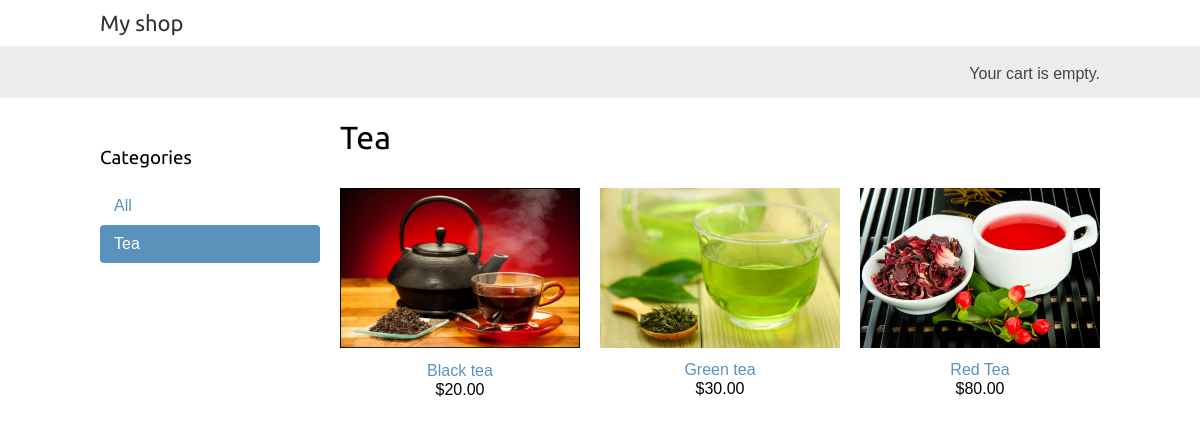
Page /tea/ on the committed database.
### shop/models.py (models this page shows, shortened)
class Category(models.Model):
    name = models.CharField(max_length=200)
    slug = models.SlugField(max_length=200)
    class Meta:
        ordering = ['name']
        indexes = [
            models.Index(fields=['name']),
        ]
        verbose_name = 'category'
        verbose_name_plural = 'categories'
    def get_absolute_url(self):
        return reverse('shop:product_list_by_category',
                        args = [self.slug])

class  Product(models.Model):
    category = models.ForeignKey(Category,
                              related_name='products',
                              on_delete=models.CASCADE)
    name = models.CharField(max_length=200)
    slug = models.SlugField(max_length=200)
    image = models.ImageField(upload_to = 'products/%Y/%m/%d',
                              blank=True)
    description = models.TextField(blank=True)
    price = models.DecimalField(max_digits=10,
                                decimal_places=2)
    available = models.BooleanField(default=True)
    created = models.DateTimeField(auto_now_add=True)
    updated = models.DateTimeField(auto_now=True)
    class Meta:
        ordering = ['name']
        indexes = [
            models.Index(fields=['id','slug']),
            models.Index(fields=['name']),
            models.Index(fields=['-created']),
        ]
    def get_absolute_url(self):
        return reverse('shop:product_detail', args=[self.id, self.slug])

### shop/views.py (the view)
# urls.py: path('', views.product_list, name='product_list'),
def product_list(request, category_slug=None):
    category = None
    categories = Category.objects.all()
    products = Product.objects.filter(available=True)
    if category_slug:
        category = get_object_or_404(Category,
                                     slug = category_slug)
        products = products.filter(category=category)
    return render(request, 'shop/product/list.html',
                  {'category':category,
                   'categories':categories,
                    'products':products})

### cart/cart.py (called while the page is built)
    def __len__(self):
        return sum(item['quantity'] for item in self.cart.values())

### cart/context_processors.py (called while the page is built)
def cart(request):
    return {'cart':Cart(request)}

### shop/templates/shop/product/list.html (shortened to what this page needs)
{% extends "shop/base.html" %}
{% load static %}
{% block content %}
    <div id="sidebar">
        <h3>Categories</h3>
        <ul>
            <li {% if not category %}class="selected"{% endif %}>
                <a href="{% url "shop:product_list"%}">All</a>
            </li>
            {% for c in categories %}
                <li {% if category.slug == c.slug %} class="selected"
            {% endif %}>
                <a href="{{ c.get_absolute_url }}">{{ c.name }} </a>
                </li>
            {% endfor %}
        </ul>
    </div>
    <div id="main" class="product-list">
        <h1>{% if category %}{{ category.name }}{% else %} Products
            {% endif %}</h1>
            {% for product in products %}
            <div class="item">
                <a href="{{ product.get_absolute_url }}">
    <img src="{% if product.image %}{{ product.image.url }}{% else %} {% static "img/no_image.png" %}{% endif %}">
                </a>
                <a href="{{ product.get_absolute_url }}">{{product.name}}</a>
                <br>
                ${{ product.price }}
            </div>
            {% endfor %}
    </div>
{% endblock %}

### shop/static/css/base.css (style rules this page uses)
body { margin:0; padding:0; font-family:helvetica, sans-serif; }
h1, h2, h3, h4, h5 , h6 { font-family: 'Ubuntu', sans-serif; font-weight:normal; }
a { text-decoration:none; color:#5993bb; }
#sidebar { width:220px; padding:30px 20px 0 0; float:left; }
#sidebar ul { margin:0; padding:0; }
#sidebar ul li { margin:0; list-style:none; padding:10px 14px; }
#sidebar ul li a { display:block; }
#sidebar ul li.selected { background:#5993bb; border-radius:4px; }
#sidebar ul li.selected a { color:#fff; }
#main { float:left; width: 96%; margin-right:-220px; overflow:hidden; }
.product-list .item { width:25%; padding:10px 20px 10px 0; float:left; text-align:center; line-height:1.2; }
.product-list .item img { width:100%; margin-bottom:8px; }

### rows in the picture
Category: name "Tea"
Product: image (picture), name "Black tea", price "20.00"
Product: image (picture), name "Green tea", price "30.00"
Product: image (picture), name "Red Tea", price "80.00"
